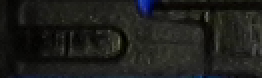
#> input picture process/black/img/template.png, 131 x 39 px, found by its file name (shown 2 times larger)
$ python taotestchuanluon_R.py
#> lines starting #> are read from the running program, lines starting #| are printed output that depends on the picture; after the words box and inside, x2 and y2 are one past the last pixel; in counts of white or black regions, pixels touching at a corner belong together; long printed decimals are rounded
import cv2
import numpy as np

path = r"D:\NguyenCuong\1A\FT672\process\black\img\NG.png"
# path = r"D:\NguyenCuong\1A\FT672\process\orange\img\OK (11).png"
temp_L = cv2.imread(r"D:\NguyenCuong\1A\FT672\process\black\img\template.png", cv2.IMREAD_GRAYSCALE)
#> temp_L: shape (39, 131); min 0, max 110, mean 28.8
THRESHOLD_VALUE = 7
A = 0
HEIGHT_AREA = 42
HEIGHT_3RD_AREA = 46
WIDTH_3RD_AREA = 34
LOWER_BLUE = np.array([40, 150, 50])
UPPER_BLUE = np.array([140, 255, 255])


# confidences
CONF_TEMPLATE = 0.7
CONF_1 = 97.5
CONF_2 = 97.5
CONF_3 = 97.5
CONF_4 = 97.5

#
LINE_THINESS = 1
green_color = (0, 255, 0)
red_color = (0,0,255)
red_color = (0, 0, 255)
pink_color = (255, 0, 255)
orange_color = (0, 165, 255)
white_color = (255, 255, 255)
yellow_color = (0, 255, 255)
purple_color = (255, 0, 128)
transparent_color = (0, 0, 0, 0)

image = cv2.imread(path)
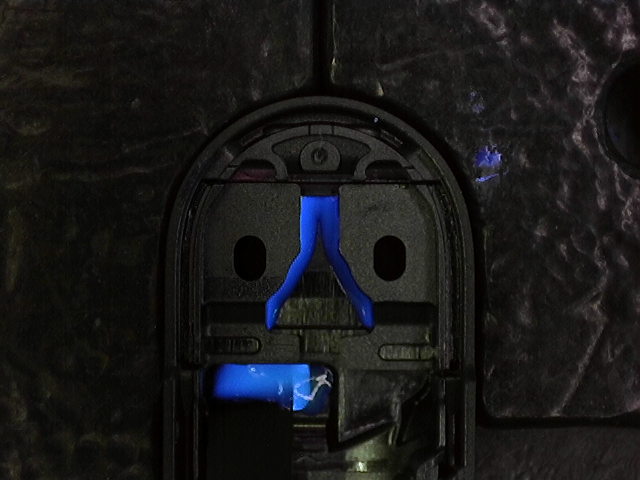
#> input picture process/black/img/NG.png, 640 x 480 px, found by its file name
#> image is the input picture: shape (480, 640, 3); mean B, G, R 24.2, 24.2, 24.2
origin = image.copy()
img_display = origin.copy()

def process_image(img, temp, threshold, thresh_val):
    pt = False
    w, h = temp.shape[::-1]
    top_left = (0, 0)
    bottom_right = (0, 0)
    red_top_left = (0, 0)
    red_bottom_right = (0, 0)

    gray = cv2.cvtColor(img, cv2.COLOR_BGR2GRAY)
    res = cv2.matchTemplate(gray, temp, cv2.TM_CCOEFF_NORMED)
    _, maxval, _, maxloc = cv2.minMaxLoc(res)

    if maxval > threshold:
        print("Max Value:", maxval)
        top_left = maxloc
        bottom_right = (maxloc[0] + w, maxloc[1] + h)
        red_top_left = (top_left[0], bottom_right[1] + A)
        red_bottom_right = (bottom_right[0], bottom_right[1] + A + HEIGHT_AREA)
        pt = True

    return pt, top_left, bottom_right, red_top_left, red_bottom_right

def crop_image(img, top_left, bottom_right):
    y1 = max(0, top_left[1])
    y2 = min(img.shape[0], bottom_right[1])
    x1 = max(0, top_left[0])
    x2 = min(img.shape[1], bottom_right[0])
    return img[y1:y2, x1:x2]

def crop_by_regions(img, w):
    right_top_left = (img.shape[1] - w, 0)
    right_bottom_right = (img.shape[1], img.shape[0])
    right_region = crop_image(img, right_top_left, right_bottom_right)
    return right_region

def crop_regions(img_display, origin, top_left, bottom_right, red_top_left, red_bottom_right):
    # Cắt các vùng từ ảnh gốc (origin)
    red_region = crop_image(origin, red_top_left, red_bottom_right)

    white_top_left = (top_left[0], bottom_right[1] + A)
    white_bottom_right = (bottom_right[0], bottom_right[1] + A + HEIGHT_3RD_AREA)
    white_region = crop_image(origin, white_top_left, white_bottom_right)

    red_width = red_bottom_right[0] - red_top_left[0]
    half_width = red_width // 2

    red_left_top = (red_top_left[0], red_top_left[1])
    red_left_bottom = (red_top_left[0] + half_width, red_bottom_right[1])
    red_right_top = (red_top_left[0] + half_width, red_top_left[1])
    red_right_bottom = (red_bottom_right[0], red_bottom_right[1])

    area_3rd_width = white_bottom_right[0] - white_top_left[0]
    third_crop_top_left = (white_top_left[0] + area_3rd_width - WIDTH_3RD_AREA, white_top_left[1])
    third_crop_bottom_right = (white_bottom_right[0], white_bottom_right[1])
    area_3rd_crop = crop_by_regions(white_region, WIDTH_3RD_AREA)

    red_left = crop_image(origin, red_left_top, red_left_bottom)
    red_right = crop_image(origin, red_right_top, red_right_bottom)


    # Xử lý ngưỡng
    red_left_thresh = handle_thresh(red_left)
    red_right_thresh = handle_thresh(red_right)
    red_thresh = handle_thresh(red_region)
    white_thresh = handle_thresh(area_3rd_crop)

    # Tính tỷ lệ trắng
    percent_s_red, _ = calc_percent_white_px(red_region)
    left_percent, _ = calc_percent_white_px(red_left)
    right_percent, _ = calc_percent_white_px(red_right)
    percent_3rd, _ = calc_percent_white_px(area_3rd_crop)

    # Vẽ các hình chữ nhật lên img_display (không ảnh hưởng đến ảnh gốc)
    # cv2.rectangle(img_display, top_left, bottom_right, green_color, 2)  # Vùng xanh
    # if percent_s_red <= CONF_1:  # Chỉ vẽ nếu không "trong suốt"
    #     cv2.rectangle(img_display, red_top_left, red_bottom_right, white_color, LINE_THINESS)  # Vùng đỏ

    # if left_percent <= CONF_2:
    #     cv2.rectangle(img_display, red_left_top, red_left_bottom, red_color, LINE_THINESS)  # Nửa trái vùng đỏ
    # if right_percent <= CONF_3:
    #     cv2.rectangle(img_display, red_right_top, red_right_bottom, red_color, LINE_THINESS)  # Nửa phải vùng đỏ
    # if percent_3rd <= CONF_4:
    #     cv2.rectangle(img_display, third_crop_top_left, third_crop_bottom_right, red_color, LINE_THINESS)  # Vùng thứ 3

    cv2.rectangle(img_display, red_left_top, red_left_bottom, toggle_rectangle_draw(left_percent, CONF_2), LINE_THINESS)
    cv2.rectangle(img_display, red_right_top, red_right_bottom, toggle_rectangle_draw(right_percent, CONF_3), LINE_THINESS)
    cv2.rectangle(img_display, third_crop_top_left, third_crop_bottom_right, toggle_rectangle_draw(percent_3rd, CONF_4), LINE_THINESS)


    print('s red: ', percent_s_red)
    print("s left: ", left_percent)
    print("s right: ", right_percent)
    print("s 3rd: ", percent_3rd)


    font = cv2.FONT_HERSHEY_SIMPLEX
    font_scale = 0.7
    thickness = 2
    line_spacing = 30  # Khoảng cách giữa các dòng

    # Vị trí bắt đầu (góc trên bên trái)
    text_start_x = 10
    text_start_y = 30


    # cv2.putText(img_display, f"area 1: {percent_s_red:.2f}%", (text_start_x, text_start_y), font, font_scale, toggle_color(percent_s_red,CONF_1), thickness)

    cv2.putText(img_display, f"area 1: {left_percent:.2f}%", (text_start_x, text_start_y + line_spacing),
                font, font_scale, toggle_color(left_percent, CONF_2), thickness)
    cv2.putText(img_display, f"area 2: {right_percent:.2f}%", (text_start_x, text_start_y + 2 * line_spacing),
                font, font_scale, toggle_color(right_percent, CONF_3), thickness)
    cv2.putText(img_display, f"area 3: {percent_3rd:.2f}%", (text_start_x, text_start_y + 3 * line_spacing),
                font, font_scale, toggle_color(percent_3rd, CONF_4), thickness)

    # [12 lines of commented-out code are left out]
    cv2.imshow("Result", img_display)

    cv2.imshow("Red Region Full", cv2.resize(red_region, None, fx=2, fy=2, interpolation=cv2.INTER_LINEAR))
    cv2.imshow("Red Region Left", cv2.resize(red_left, None, fx=2, fy=2, interpolation=cv2.INTER_LINEAR))
    cv2.imshow("Red Region Right", cv2.resize(red_right, None, fx=2, fy=2, interpolation=cv2.INTER_LINEAR))
    cv2.imshow("3rd Region", cv2.resize(area_3rd_crop, None, fx=2, fy=2, interpolation=cv2.INTER_LINEAR))

    cv2.imshow("Red Region Left Thresh", cv2.resize(red_left_thresh, None, fx=2, fy=2, interpolation=cv2.INTER_LINEAR))
    cv2.imshow("Red Region Right Thresh", cv2.resize(red_right_thresh, None, fx=2, fy=2, interpolation=cv2.INTER_LINEAR))
    cv2.imshow("Red Region Thresh", cv2.resize(red_thresh, None, fx=2, fy=2, interpolation=cv2.INTER_LINEAR))
    cv2.imshow("3rd Region Thresh", cv2.resize(white_thresh, None, fx=2, fy=2, interpolation=cv2.INTER_LINEAR))

    # Hiển thị ảnh với các hình chữ nhật (resize gấp 2 lần)

def update_threshold(val):
    global THRESHOLD_VALUE, img_display, temp_L, origin, A
    THRESHOLD_VALUE = val
    img_display = origin.copy()
    pt, top_left, bottom_right, red_top_left, red_bottom_right = process_image(img_display, temp_L, CONF_TEMPLATE, THRESHOLD_VALUE)
    print(f"Threshold: {THRESHOLD_VALUE}")

    if pt:
        crop_regions(img_display, origin, top_left, bottom_right, red_top_left, red_bottom_right)
    else:
        print('Khong tim thay template')

def calc_percent_white_px(image):
    thresh = handle_thresh(image)
    white_area = cv2.countNonZero(thresh)
    total_area = thresh.shape[0] * thresh.shape[1]
    white_ratio = (white_area / total_area) * 100
    return white_ratio, thresh

def handle_thresh(image):
    gray = cv2.cvtColor(image, cv2.COLOR_BGR2GRAY)
    # gray = cv2.GaussianBlur(gray, (3, 3), 0)
    _, thresh = cv2.threshold(gray, THRESHOLD_VALUE, 255, cv2.THRESH_BINARY)
    return thresh
    # hsv = cv2.cvtColor(image, cv2.COLOR_BGR2HSV)
    # mask = cv2.inRange(hsv, LOWER_BLUE, UPPER_BLUE)
    # return mask


def toggle_color(value, condition):
    return green_color if value > condition else red_color

def toggle_rectangle_draw(value, condition):
    return green_color if value > condition else red_color

cv2.namedWindow("Result")
cv2.createTrackbar("Threshold", "Result", THRESHOLD_VALUE, 255, update_threshold)

pt, top_left, bottom_right, red_top_left, red_bottom_right = process_image(img_display, temp_L, CONF_TEMPLATE, THRESHOLD_VALUE)
#> in process_image, `res = cv2.matchTemplate(gray, temp, cv2.TM_CCOEFF_NORMED)`:
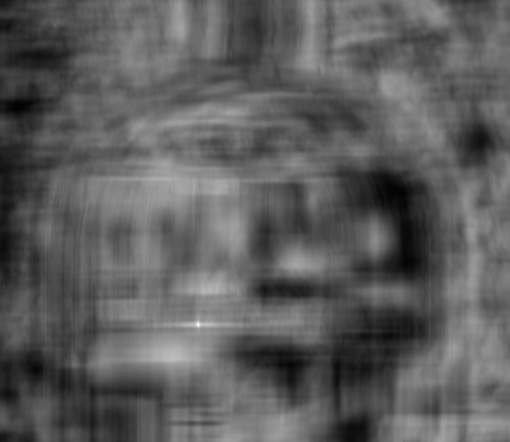
#> res: shape (442, 510) float32; min -0.463, max 0.835, mean 0.0114; drawn with min black and max white
#> in process_image, `_, maxval, _, maxloc = cv2.minMaxLoc(res)`: maxval = 0.835; maxloc = (198, 324)
#| Max Value: 0.8351
#> in process_image, `bottom_right = (maxloc[0] + w, maxloc[1] + h)`: bottom_right = (329, 363)
#> in process_image, `red_top_left = (top_left[0], bottom_right[1] + A)`: red_top_left = (198, 363)
#> in process_image, `red_bottom_right = (bottom_right[0], bottom_right[1] + A + HEIGHT_AREA)`: red_bottom_right = (329, 405)
#> pt = True; top_left = (198, 324); bottom_right = (329, 363); red_top_left = (198, 363); red_bottom_right = (329, 405)

if pt:
    crop_regions(img_display, origin, top_left, bottom_right, red_top_left, red_bottom_right)
#> in crop_image, `y1 = max(0, top_left[1])`: y1 = 363
#> in crop_image, `y2 = min(img.shape[0], bottom_right[1])`: y2 = 405
#> in crop_image, `x1 = max(0, top_left[0])`: x1 = 198
#> in crop_image, `x2 = min(img.shape[1], bottom_right[0])`: x2 = 329
#> in crop_regions, `white_top_left = (top_left[0], bottom_right[1] + A)`: white_top_left = (198, 363)
#> in crop_regions, `white_bottom_right = (bottom_right[0], bottom_right[1] + A + HEIGHT_3R..`: white_bottom_right = (329, 409)
#> in crop_regions, `red_width = red_bottom_right[0] - red_top_left[0]`: red_width = 131
#> in crop_regions, `half_width = red_width // 2`: half_width = 65
#> in crop_regions, `red_left_top = (red_top_left[0], red_top_left[1])`: red_left_top = (198, 363)
#> in crop_regions, `red_left_bottom = (red_top_left[0] + half_width, red_bottom_right[1])`: red_left_bottom = (263, 405)
#> in crop_regions, `red_right_top = (red_top_left[0] + half_width, red_top_left[1])`: red_right_top = (263, 363)
#> in crop_regions, `red_right_bottom = (red_bottom_right[0], red_bottom_right[1])`: red_right_bottom = (329, 405)
#> in crop_regions, `area_3rd_width = white_bottom_right[0] - white_top_left[0]`: area_3rd_width = 131
#> in crop_regions, `third_crop_top_left = (white_top_left[0] + area_3rd_width - WIDTH_3RD_..`: third_crop_top_left = (295, 363)
#> in crop_regions, `third_crop_bottom_right = (white_bottom_right[0], white_bottom_right[1])`: third_crop_bottom_right = (329, 409)
#> call 4 of crop_image, with top_left = (198, 363), bottom_right = (263, 405)
#> in crop_image (call 4), `y1 = max(0, top_left[1])`: y1 = 363
#> in crop_image (call 4), `y2 = min(img.shape[0], bottom_right[1])`: y2 = 405
#> in crop_image (call 4), `x1 = max(0, top_left[0])`: x1 = 198
#> in crop_image (call 4), `x2 = min(img.shape[1], bottom_right[0])`: x2 = 263
#> in crop_image (call 4), `return img[y1:y2, x1:x2]`:
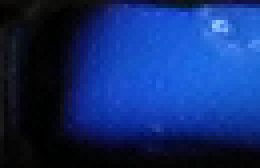
#> returned value: shape (42, 65, 3) (shown 4 times larger); mean of channels 0, 1, 2 110.7, 44.6, 16.8; drawn as B, G, R
#> in handle_thresh, `_, thresh = cv2.threshold(gray, THRESHOLD_VALUE, 255, cv2.THRESH_BINARY)`:
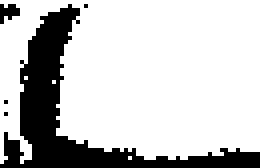
#> thresh: shape (42, 65) (shown 4 times larger); 77.7% white; 5 black regions (4 under 20 px), largest, box (x1, y1, x2, y2) and area: (0, 1, 65, 42) 591
#> in handle_thresh (call 2), `_, thresh = cv2.threshold(gray, THRESHOLD_VALUE, 255, cv2.THRESH_BINARY)`: thresh: shape (42, 66); 98.3% white; 10 black regions (9 under 20 px), largest, box (x1, y1, x2, y2) and area: (0, 39, 13, 42) 27
#> in handle_thresh (call 3), `_, thresh = cv2.threshold(gray, THRESHOLD_VALUE, 255, cv2.THRESH_BINARY)`: thresh: shape (42, 131); 88.1% white; 14 black regions (13 under 20 px), largest, box (x1, y1, x2, y2) and area: (0, 1, 78, 42) 618
#> in handle_thresh (call 4), `_, thresh = cv2.threshold(gray, THRESHOLD_VALUE, 255, cv2.THRESH_BINARY)`: thresh: shape (46, 34); 99.1% white; black in thin lines or dots, all inside (x1, y1, x2, y2) = (16, 1, 34, 23)
#> in calc_percent_white_px, `white_area = cv2.countNonZero(thresh)`: white_area = 4846
#> in calc_percent_white_px, `white_ratio = (white_area / total_area) * 100`: white_ratio = 88.08
#> in crop_regions, `left_percent, _ = calc_percent_white_px(red_left)`: left_percent = 77.66
#> in crop_regions, `right_percent, _ = calc_percent_white_px(red_right)`: right_percent = 98.34
#> in crop_regions, `percent_3rd, _ = calc_percent_white_px(area_3rd_crop)`: percent_3rd = 99.1
#> in crop_regions, `cv2.rectangle(img_display, third_crop_top_left, third_crop_bottom_righ..`: img_display: shape (480, 640, 3); mean B, G, R 24.1, 24.4, 24.3
#| s red:  88.077
#| s left:  77.656
#| s right:  98.341
#| s 3rd:  99.105
#> in crop_regions, `cv2.imshow("Red Region Full", cv2.resize(red_region, None, fx=2, fy=2,..`:
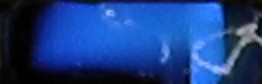
#> window 'Red Region Full': shape (84, 262, 3); mean B, G, R 131, 61.6, 26.2
#> in crop_regions, `cv2.imshow("Red Region Thresh", cv2.resize(red_thresh, None, fx=2, fy=..`:
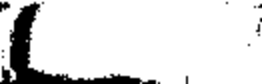
#> window 'Red Region Thresh': shape (84, 262); min 0, max 255, mean 224.6
#> in crop_regions, `cv2.imshow("3rd Region Thresh", cv2.resize(white_thresh, None, fx=2, f..`:
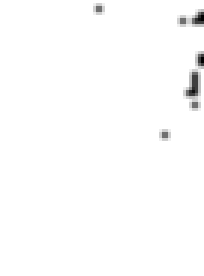
#> window '3rd Region Thresh': shape (92, 68) (shown 3 times larger); min 0, max 255, mean 252.7

while True:
    key = cv2.waitKey(1) & 0xFF
#> (key Esc is pressed here)
    if key == 27:
        break

cv2.destroyAllWindows()
